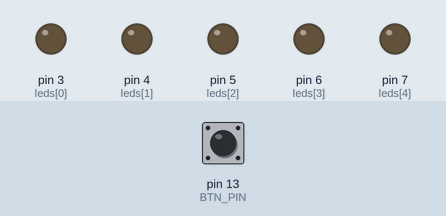
A sketch run on a simulated Arduino Uno, built with avr-gcc and run on an emulated ATmega328P. Shown: output pins drawn as LEDs (lit = HIGH). Inputs (shaded band) come from the test bench; at power-on: pin 13 (BTN_PIN) HIGH.

Above: at 0.5 s.
At 1.5 s:
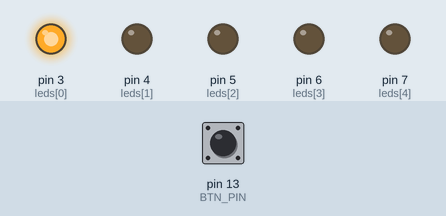
At 2.5 s:
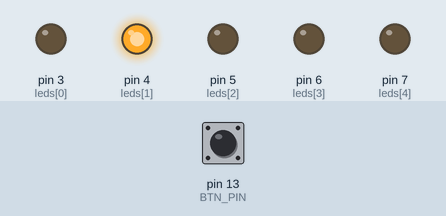
At 3.5 s:
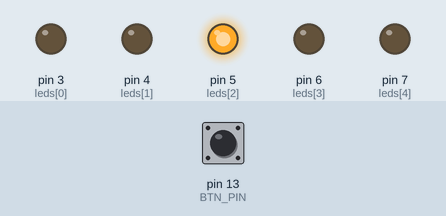
At 4.5 s:
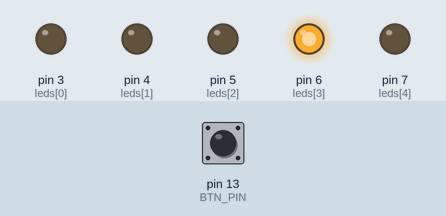
At 5.5 s:
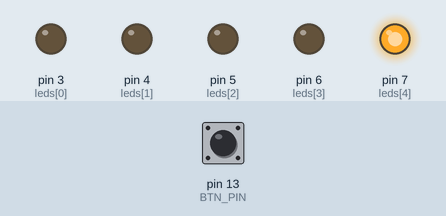
Timing chart, 0 to 6.5 s (numbered marks = the images above):
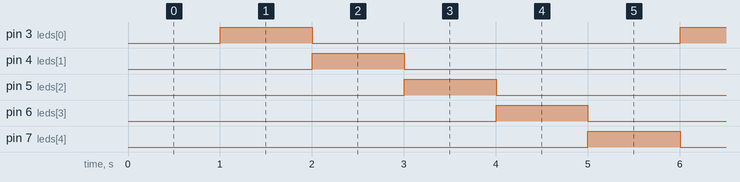

Measured:
- by itself, pin 3 (leds[0]), pin 4 (leds[1]), pin 5 (leds[2]), pin 6 (leds[3]), pin 7 (leds[4]): alternates HIGH for 1.0 s and LOW for 4.0 s
- by itself, everything shown: repeats every 5.0 s, in 5 steps

The sketch:

Project10.ino
```cpp
//
// How fast are your reactions? In this final project, we will make a game
// where you have to release the button exactly when the middle LED lights up.
// If you succeed, you move to the next level. To start the game,
// press and hold the button. One by one, the LEDs will start blinking.
// Release exactly when the middle LED lights up.
// To advance to the next level, press and hold the button until all LEDs light up.
// If we make a mistake, we start over.
//

#define BTN_PIN 13
const int leds[5] = {3, 4, 5, 6, 7};

void setup() {
  Serial.begin(9600);

  pinMode(BTN_PIN, INPUT_PULLUP);
  for (byte i = 0; i < 5; i++)
    pinMode(leds[i], OUTPUT);
}

int counter = 0;
unsigned long prevMillis = millis();
long interval = 1000;

void loop() {
  unsigned long currentMillis = millis();

  if (digitalRead(BTN_PIN) == LOW) { // button pressed
    // Checks if the button is released while LED 3 is lit
    if (counter == 3) {
      for (byte i = 0; i < 5; i++)
        digitalWrite(leds[i], HIGH);

      delay(500);

      for (byte i = 0; i < 5; i++)
        digitalWrite(leds[i], LOW);

      counter = 0;
      interval /= 1.5; // Speed up the game (next level)
    }
    else {
      for (byte i = 0; i < 5; i++)
        digitalWrite(leds[i], LOW);

      delay(500);
      interval = 1000; // Reset to level 1
      counter = 0;
    }
  }

  if (currentMillis - prevMillis >= interval) {
    prevMillis = currentMillis;

    switch (counter) {
      case 0:
        digitalWrite(leds[4], LOW);
        digitalWrite(leds[0], HIGH);
        counter++;
        break;
      case 1:
        digitalWrite(leds[0], LOW);
        digitalWrite(leds[1], HIGH);
        counter++;
        break;
      case 2:
        digitalWrite(leds[1], LOW);
        digitalWrite(leds[2], HIGH);
        counter++;
        break;
      case 3:
        digitalWrite(leds[2], LOW);
        digitalWrite(leds[3], HIGH);
        counter++;
        break;
      case 4:
        digitalWrite(leds[3], LOW);
        digitalWrite(leds[4], HIGH);
        counter = 0;
        break;
    }
  }
}
```
